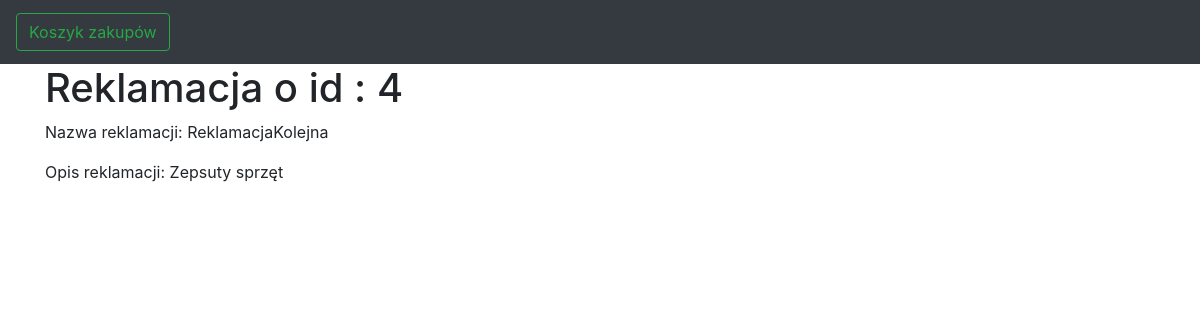
Screenshot of /complaint/4 with the database file from the repository.
### sklep/models.py (models this page shows)
class Complaint(models.Model):
    name = models.CharField(max_length=70)
    message = models.CharField(max_length=120)

### sklep/views.py (the view)
# urls.py: path("complaint/<int:complaint_id>",views.complaint_details, name="complaint_details"),
def complaint_details(request,complaint_id):
    complaint = get_object_or_404(Complaint,pk=complaint_id)
    return render(request,"sklep/complaint_details.html",
                  {'complaint':complaint})

### sklep/templates/sklep/complaint_details.html
{% extends "base.html" %}
{% block content %}
    <h1> Reklamacja o id : {{ complaint.id }} </h1>
        <p> Nazwa reklamacji: {{ complaint.name }}</p>
        <p> Opis reklamacji: {{ complaint.message }}</p>
{%endblock%}

### rows the page displays
Complaint: id "4", name "ReklamacjaKolejna", message "Zepsuty sprzęt"
